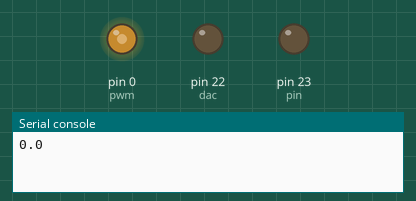
Simulated run of this program. Board: MicroPython board. On the bench: output pins drawn as LEDs (lit = HIGH), the last lines printed to the serial console.

Above: at 0.1 s.
At 10.1 s:
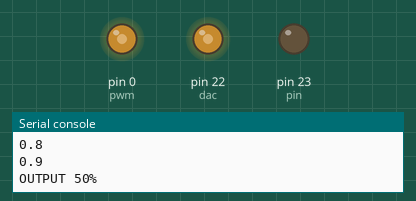
At 20.1 s:
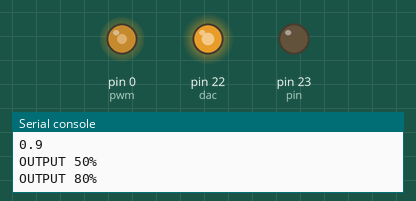
At 39.1 s:
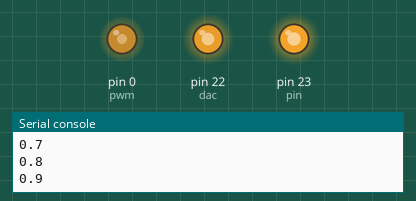
Timing chart, 0 to 40.0 s (numbered marks = the images above):
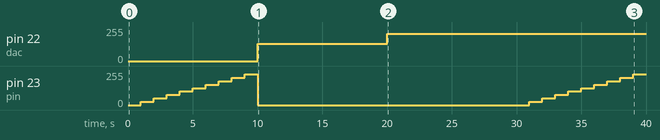

Measured:
- by itself, pin 22 (dac): 0/255 → 128/255 at 10.0 s, → 204/255 10.0 s later
- by itself, pin 23 (pin): 0/255 → 25/255 at 1.0 s, → 51/255 1.0 s later, → 76/255 1.0 s later, → 102/255 1.0 s later, … (19 changes in this stretch)

The program:

dac2.py
```python
# (licence header left out)
from machine import DAC, PWM
import time
pwm = PWM(0, frequency=500)  # use PWM timer 0, with a frequency of 500Hz
dac = DAC('P22')        # create a DAC object
pwm_c = pwm.channel(0, pin='P23') # create pwm channel on pin P23 with a duty cycle of 50%
while True:
    for i in range(10):
        dato=i/10
        pwm_c.duty_cycle(dato) # change the duty cycle to 30%
        print(dato)
        time.sleep(1)
    pwm_c.duty_cycle(0.0)
    print("OUTPUT 50%")
    dac.write(0.5)                  # set output to 50%
    time.sleep(10)
    print("OUTPUT 80%")
    dac.write(0.8)                  # set output to 80%
    time.sleep(10)
```
